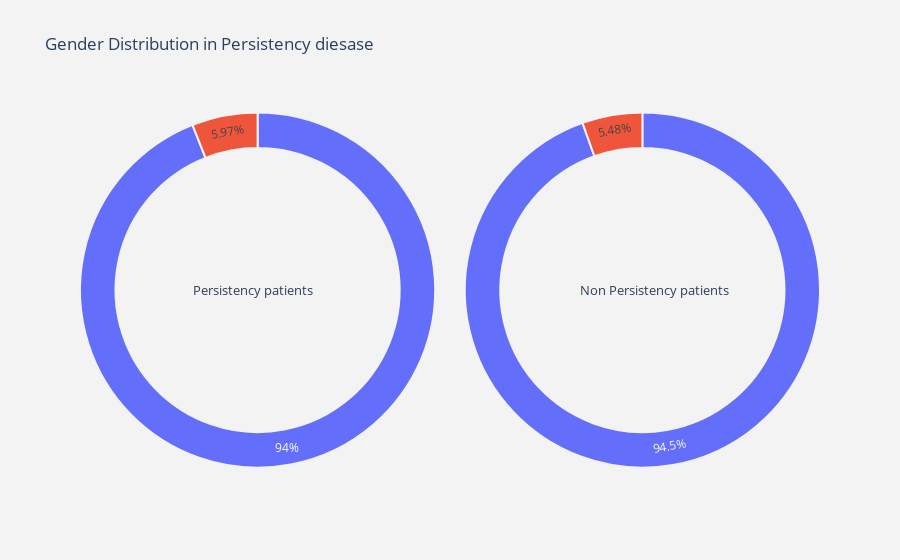
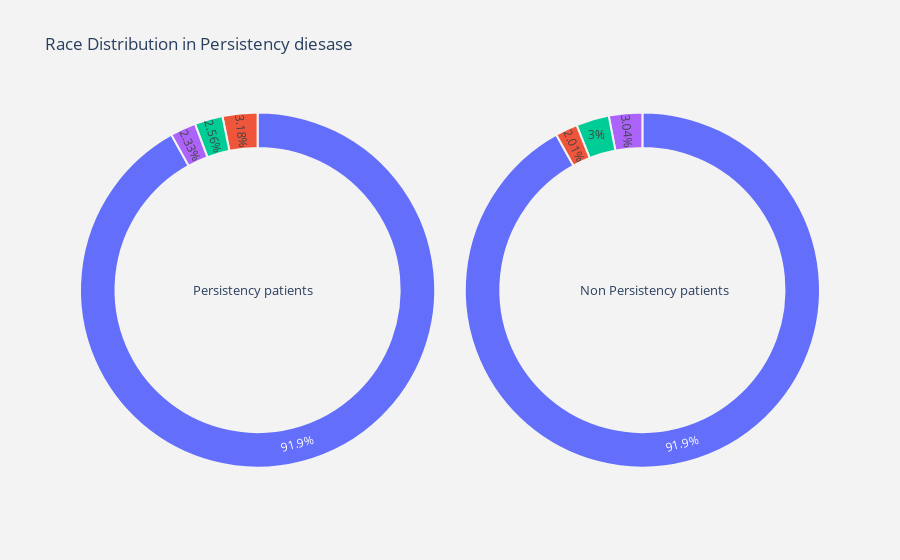
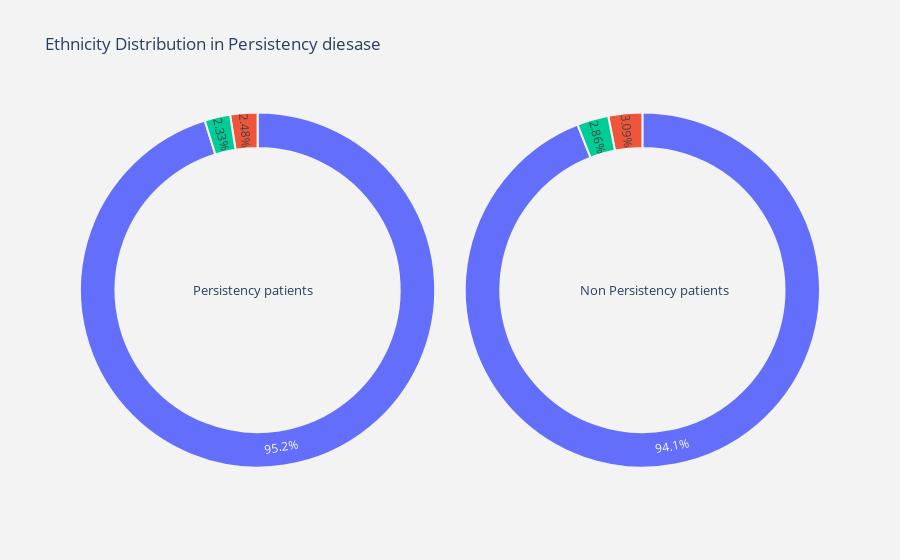
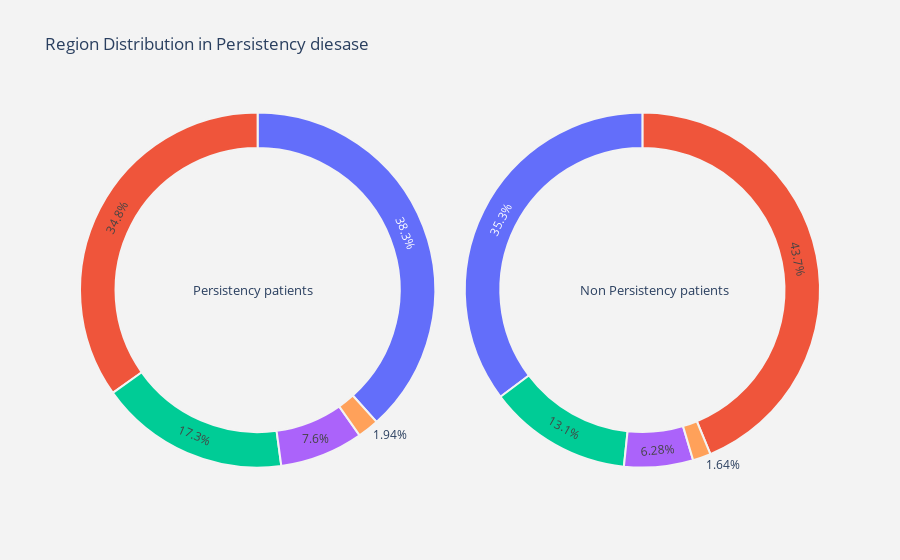

The code cell stored with these charts, in order, in its notebook:
### Markdown cell above
## AS we can see the target variable is imbalanced

### Code cell
#Exploration of data

#Separating persistency and non-persistency patient in the data 
Persistency     = df[df["Persistency_Flag"] == "Persistent"]
not_Persistency = df[df["Persistency_Flag"] == "Non-Persistent"]


#function for pie plot for all category feature
def plot_pie(column) :
    
    trace1 = go.Pie(values  = Persistency[column].value_counts().values.tolist(),
                    labels  = Persistency[column].value_counts().keys().tolist(),
                    hoverinfo = "label+percent+name",
                    domain  = dict(x = [0,.48]),
                    name    = "Persistency patients",
                    marker  = dict(line = dict(width = 2,
                                               color = "rgb(243,243,243)")
                                  ),
                    hole    = .8
                   )
    trace2 = go.Pie(values  = not_Persistency[column].value_counts().values.tolist(),
                    labels  = not_Persistency[column].value_counts().keys().tolist(),
                    hoverinfo = "label+percent+name",
                    marker  = dict(line = dict(width = 2,
                                               color = "rgb(243,243,243)")
                                  ),
                    domain  = dict(x = [.52,1]),
                    hole    = .8,
                    name    = "Non Persistency patients" 
                   )


    layout = go.Layout(dict(title = column + " Distribution in Persistency diesase ",
                            plot_bgcolor  = "rgb(243,243,243)",
                            paper_bgcolor = "rgb(243,243,243)",
                            annotations = [dict(text = "Persistency patients",
                                                font = dict(size = 13),
                                                showarrow = False,
                                                x = .15, y = .5),
                                           dict(text = "Non Persistency patients",
                                                font = dict(size = 13),
                                                showarrow = False,
                                                x = .88,y = .5
                                               )
                                          ]
                           )
                      )
    data = [trace1,trace2]
    fig  = go.Figure(data = data,layout = layout)
    fig.update_layout(showlegend=False)
    py.iplot(fig)


#function  for histogram for customer attrition types
def histogram(column) :
    trace1 = go.Histogram(x  = Persistency[column],
                          histnorm= "percent",
                          name = "Persistency patients",
                          marker = dict(line = dict(width = .5,
                                                    color = "black"
                                                    )
                                        ),
                          nbinsx = 50,
                         opacity = .9 
                         ) 
    
    trace2 = go.Histogram(x  = not_Persistency[column],
                          histnorm = "percent",
                          name = "Non Persistency patients",
                          marker = dict(line = dict(width = .5, color= "black")),
                          nbinsx = 50,
                          opacity = .9
                         )
    
    data = [trace1,trace2]
    layout = go.Layout(dict(title =column + " distribution in Persistency patients ",
                            plot_bgcolor  = "rgb(243,243,243)",
                            paper_bgcolor = "rgb(243,243,243)",
                            xaxis = dict(gridcolor = 'rgb(255, 255, 255)',
                                             title = column,
                                             zerolinewidth=1,
                                             ticklen=5,
                                             gridwidth=2
                                            ),
                            yaxis = dict(gridcolor = 'rgb(255, 255, 255)',
                                             title = "percent",
                                             zerolinewidth=1,
                                             ticklen=5,
                                             gridwidth=2
                                            ),
                           )
                      )
    fig  = go.Figure(data=data,layout=layout)
    fig.update_layout(showlegend=False)
    py.iplot(fig)
    
#function  for scatter plot matrix  for numerical columns in data
def scatter_matrix(df):
    plt.figure(figsize=(10,10))
    sns.pairplot(df)

#for all categorical columns plot pie
for i in cat_columns:
    plot_pie(i)

#for all categorical columns plot histogram    
for i in num_columns:
    histogram(i)

#scatter plot matrix
scatter_matrix(df)

### Figure 1 — Plotly figure (JSON) as saved in the notebook; plotly's stock layout.template omitted (floating-point values rounded to 4 significant figures)
{"data": [{"domain": {"x": [0, 0.48]}, "hole": 0.8, "hoverinfo": "label+percent+name", "labels": ["Female", "Male"], "marker": {"line": {"color": "rgb(243,243,243)", "width": 2}}, "name": "Persistency patients", "type": "pie", "values": [1212, 77]}, {"domain": {"x": [0.52, 1]}, "hole": 0.8, "hoverinfo": "label+percent+name", "labels": ["Female", "Male"], "marker": {"line": {"color": "rgb(243,243,243)", "width": 2}}, "name": "Non Persistency patients", "type": "pie", "values": [2018, 117]}], "layout": {"annotations": [{"font": {"size": 13}, "showarrow": false, "text": "Persistency patients", "x": 0.15, "y": 0.5}, {"font": {"size": 13}, "showarrow": false, "text": "Non Persistency patients", "x": 0.88, "y": 0.5}], "paper_bgcolor": "rgb(243,243,243)", "plot_bgcolor": "rgb(243,243,243)", "showlegend": false, "title": {"text": "Gender Distribution in Persistency diesase "}}}

### Figure 2 — Plotly figure (JSON) as saved in the notebook; plotly's stock layout.template omitted (floating-point values rounded to 4 significant figures)
{"data": [{"domain": {"x": [0, 0.48]}, "hole": 0.8, "hoverinfo": "label+percent+name", "labels": ["Caucasian", "Asian", "Other/Unknown", "African American"], "marker": {"line": {"color": "rgb(243,243,243)", "width": 2}}, "name": "Persistency patients", "type": "pie", "values": [1185, 41, 33, 30]}, {"domain": {"x": [0.52, 1]}, "hole": 0.8, "hoverinfo": "label+percent+name", "labels": ["Caucasian", "African American", "Other/Unknown", "Asian"], "marker": {"line": {"color": "rgb(243,243,243)", "width": 2}}, "name": "Non Persistency patients", "type": "pie", "values": [1963, 65, 64, 43]}], "layout": {"annotations": [{"font": {"size": 13}, "showarrow": false, "text": "Persistency patients", "x": 0.15, "y": 0.5}, {"font": {"size": 13}, "showarrow": false, "text": "Non Persistency patients", "x": 0.88, "y": 0.5}], "paper_bgcolor": "rgb(243,243,243)", "plot_bgcolor": "rgb(243,243,243)", "showlegend": false, "title": {"text": "Race Distribution in Persistency diesase "}}}

### Figure 3 — Plotly figure (JSON) as saved in the notebook; plotly's stock layout.template omitted (floating-point values rounded to 4 significant figures)
{"data": [{"domain": {"x": [0, 0.48]}, "hole": 0.8, "hoverinfo": "label+percent+name", "labels": ["Not Hispanic", "Hispanic", "Unknown"], "marker": {"line": {"color": "rgb(243,243,243)", "width": 2}}, "name": "Persistency patients", "type": "pie", "values": [1227, 32, 30]}, {"domain": {"x": [0.52, 1]}, "hole": 0.8, "hoverinfo": "label+percent+name", "labels": ["Not Hispanic", "Hispanic", "Unknown"], "marker": {"line": {"color": "rgb(243,243,243)", "width": 2}}, "name": "Non Persistency patients", "type": "pie", "values": [2008, 66, 61]}], "layout": {"annotations": [{"font": {"size": 13}, "showarrow": false, "text": "Persistency patients", "x": 0.15, "y": 0.5}, {"font": {"size": 13}, "showarrow": false, "text": "Non Persistency patients", "x": 0.88, "y": 0.5}], "paper_bgcolor": "rgb(243,243,243)", "plot_bgcolor": "rgb(243,243,243)", "showlegend": false, "title": {"text": "Ethnicity Distribution in Persistency diesase "}}}

### Figure 4 — Plotly figure (JSON) as saved in the notebook; plotly's stock layout.template omitted (floating-point values rounded to 4 significant figures)
{"data": [{"domain": {"x": [0, 0.48]}, "hole": 0.8, "hoverinfo": "label+percent+name", "labels": ["South", "Midwest", "West", "Northeast", "Other/Unknown"], "marker": {"line": {"color": "rgb(243,243,243)", "width": 2}}, "name": "Persistency patients", "type": "pie", "values": [494, 449, 223, 98, 25]}, {"domain": {"x": [0.52, 1]}, "hole": 0.8, "hoverinfo": "label+percent+name", "labels": ["Midwest", "South", "West", "Northeast", "Other/Unknown"], "marker": {"line": {"color": "rgb(243,243,243)", "width": 2}}, "name": "Non Persistency patients", "type": "pie", "values": [934, 753, 279, 134, 35]}], "layout": {"annotations": [{"font": {"size": 13}, "showarrow": false, "text": "Persistency patients", "x": 0.15, "y": 0.5}, {"font": {"size": 13}, "showarrow": false, "text": "Non Persistency patients", "x": 0.88, "y": 0.5}], "paper_bgcolor": "rgb(243,243,243)", "plot_bgcolor": "rgb(243,243,243)", "showlegend": false, "title": {"text": "Region Distribution in Persistency diesase "}}}
